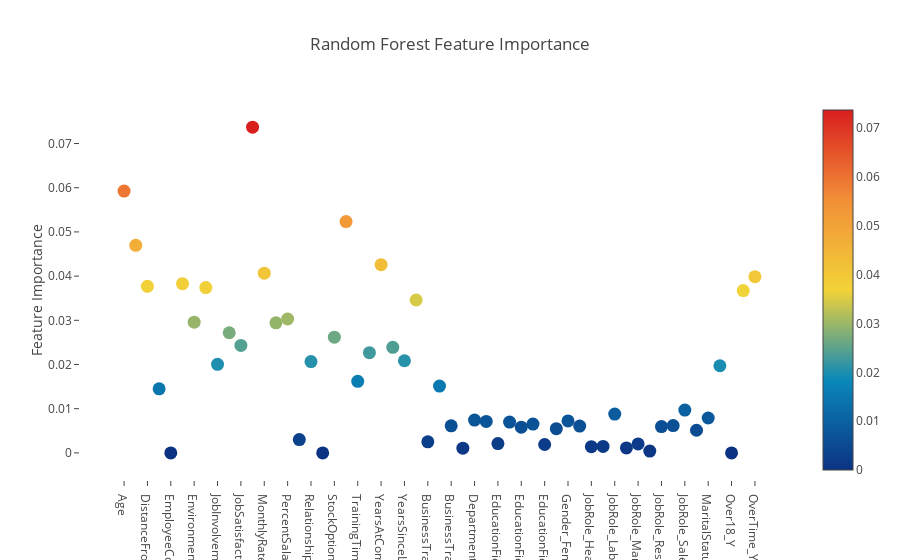

Write notebook code for a chart like this one.
### Code cell
# Scatter plot 
trace = go.Scatter(
    y = rf.feature_importances_,
    x = attrition_final.columns.values,
    mode='markers',
    marker=dict(
        sizemode = 'diameter',
        sizeref = 1,
        size = 13,
        #size= rf.feature_importances_,
        #color = np.random.randn(500), #set color equal to a variable
        color = rf.feature_importances_,
        colorscale='Portland',
        showscale=True
    ),
    text = attrition_final.columns.values
)
data = [trace]

layout= go.Layout(
    autosize= True,
    title= 'Random Forest Feature Importance',
    hovermode= 'closest',
     xaxis= dict(
         ticklen= 5,
         showgrid=False,
        zeroline=False,
        showline=False
     ),
    yaxis=dict(
        title= 'Feature Importance',
        showgrid=False,
        zeroline=False,
        ticklen= 5,
        gridwidth= 2
    ),
    showlegend= False
)
fig = go.Figure(data=data, layout=layout)
py.iplot(fig,filename='scatter2010')

### Figure 1 — Plotly figure (JSON) as saved in the notebook; plotly's stock layout.template omitted (floating-point values rounded to 4 significant figures)
{"data": [{"text": ["Age", "DailyRate", "DistanceFromHome", "Education", "EmployeeCount", "EmployeeNumber", "EnvironmentSatisfaction", "HourlyRate", "JobInvolvement", "JobLevel", "JobSatisfaction", "MonthlyIncome", "MonthlyRate", "NumCompaniesWorked", "PercentSalaryHike", "PerformanceRating", "RelationshipSatisfaction", "StandardHours", "StockOptionLevel", "TotalWorkingYears", "TrainingTimesLastYear", "WorkLifeBalance", "YearsAtCompany", "YearsInCurrentRole", "YearsSinceLastPromotion", "YearsWithCurrManager", "BusinessTravel_Non-Travel", "BusinessTravel_Travel_Frequently", "BusinessTravel_Travel_Rarely", "Department_Human Resources", "Department_Research & Development", "Department_Sales", "EducationField_Human Resources", "EducationField_Life Sciences", "EducationField_Marketing", "EducationField_Medical", "EducationField_Other", "EducationField_Technical Degree", "Gender_Female", "Gender_Male", "JobRole_Healthcare Representative", "JobRole_Human Resources", "JobRole_Laboratory Technician", "JobRole_Manager", "JobRole_Manufacturing Director", "JobRole_Research Director", "JobRole_Research Scientist", "JobRole_Sales Executive", "JobRole_Sales Representative", "MaritalStatus_Divorced", "MaritalStatus_Married", "MaritalStatus_Single", "Over18_Y", "OverTime_No", "OverTime_Yes"], "marker": {"sizemode": "diameter", "size": 13, "color": [0.05924, 0.04697, 0.03768, 0.01449, 0, 0.0383, 0.02958, 0.03741, 0.02005, 0.02719, 0.02431, 0.07371, 0.04066, 0.02943, 0.03029, 0.003, 0.02065, 0, 0.02618, 0.05234, 0.01619, 0.02268, 0.0426, 0.02389, 0.02084, 0.0346, 0.002496, 0.01511, 0.006123, 0.001064, 0.007412, 0.007126, 0.002115, 0.006966, 0.005806, 0.006523, 0.001892, 0.00548, 0.007237, 0.006074, 0.001402, 0.001449, 0.008774, 0.001119, 0.002023, 0.0003967, 0.005944, 0.006184, 0.009678, 0.005122, 0.007892, 0.01972, 0, 0.03672, 0.03987], "colorscale": "Portland", "showscale": true, "sizeref": 1}, "type": "scatter", "x": ["Age", "DailyRate", "DistanceFromHome", "Education", "EmployeeCount", "EmployeeNumber", "EnvironmentSatisfaction", "HourlyRate", "JobInvolvement", "JobLevel", "JobSatisfaction", "MonthlyIncome", "MonthlyRate", "NumCompaniesWorked", "PercentSalaryHike", "PerformanceRating", "RelationshipSatisfaction", "StandardHours", "StockOptionLevel", "TotalWorkingYears", "TrainingTimesLastYear", "WorkLifeBalance", "YearsAtCompany", "YearsInCurrentRole", "YearsSinceLastPromotion", "YearsWithCurrManager", "BusinessTravel_Non-Travel", "BusinessTravel_Travel_Frequently", "BusinessTravel_Travel_Rarely", "Department_Human Resources", "Department_Research & Development", "Department_Sales", "EducationField_Human Resources", "EducationField_Life Sciences", "EducationField_Marketing", "EducationField_Medical", "EducationField_Other", "EducationField_Technical Degree", "Gender_Female", "Gender_Male", "JobRole_Healthcare Representative", "JobRole_Human Resources", "JobRole_Laboratory Technician", "JobRole_Manager", "JobRole_Manufacturing Director", "JobRole_Research Director", "JobRole_Research Scientist", "JobRole_Sales Executive", "JobRole_Sales Representative", "MaritalStatus_Divorced", "MaritalStatus_Married", "MaritalStatus_Single", "Over18_Y", "OverTime_No", "OverTime_Yes"], "y": [0.05924, 0.04697, 0.03768, 0.01449, 0, 0.0383, 0.02958, 0.03741, 0.02005, 0.02719, 0.02431, 0.07371, 0.04066, 0.02943, 0.03029, 0.003, 0.02065, 0, 0.02618, 0.05234, 0.01619, 0.02268, 0.0426, 0.02389, 0.02084, 0.0346, 0.002496, 0.01511, 0.006123, 0.001064, 0.007412, 0.007126, 0.002115, 0.006966, 0.005806, 0.006523, 0.001892, 0.00548, 0.007237, 0.006074, 0.001402, 0.001449, 0.008774, 0.001119, 0.002023, 0.0003967, 0.005944, 0.006184, 0.009678, 0.005122, 0.007892, 0.01972, 0, 0.03672, 0.03987], "mode": "markers"}], "layout": {"hovermode": "closest", "title": "Random Forest Feature Importance", "xaxis": {"ticklen": 5, "showline": false, "zeroline": false, "showgrid": false}, "yaxis": {"ticklen": 5, "showgrid": false, "zeroline": false, "title": "Feature Importance", "gridwidth": 2}, "autosize": true, "showlegend": false}}
